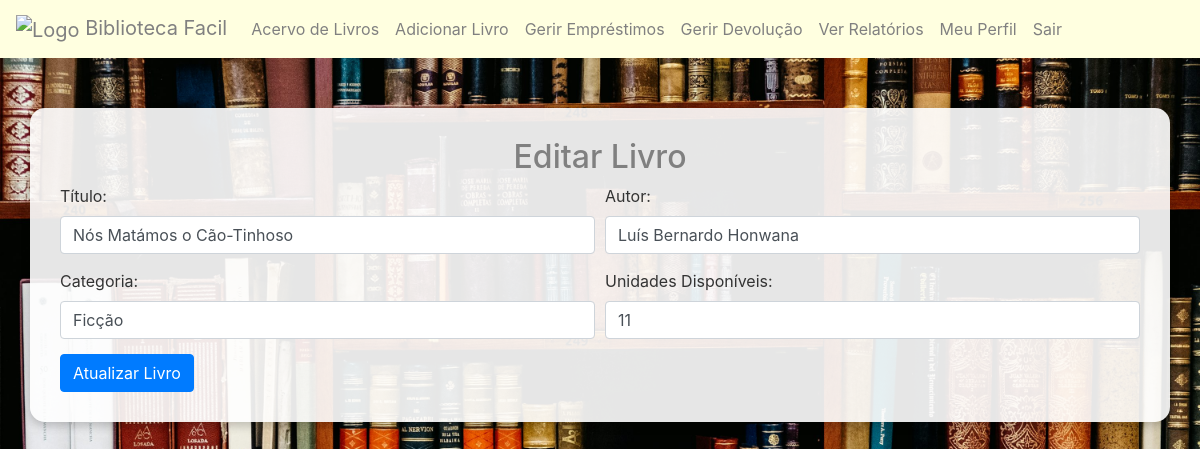
The app's page /php/editar_livro.php?isbn=978-0-3928-19 with its own data.
### tables this page shows
CREATE TABLE `livros` (
  `ISBN` varchar(13) NOT NULL,
  `TITULO` varchar(255) DEFAULT NULL,
  `AUTOR` varchar(255) DEFAULT NULL,
  `CATEGORIA` varchar(100) DEFAULT NULL,
  `UNIDADES_DISPONIVEIS` int(11) DEFAULT NULL
);

### php/editar_livro.php (the view, shortened to what this page needs)
<?php
include 'db/db_connect.php';
$isbn = $_GET['isbn'];
$query = "SELECT * FROM LIVROS WHERE ISBN='$isbn'";
$result = mysqli_query($conn, $query);
$livro = mysqli_fetch_assoc($result);
?>
<!DOCTYPE html>
<html lang="pt-BR">
<head>
    <link rel="stylesheet" href="https://stackpath.bootstrapcdn.com/bootstrap/4.5.2/css/bootstrap.min.css">
</head>
<body>
    <div class="container">
        <h2>Editar Livro</h2>
        <form method="POST">
            <div class="form-row">
                <div class="form-group col-md-6">
                    <label for="titulo">Título:</label>
                    <input type="text" class="form-control" id="titulo" name="titulo" value="<?= htmlspecialchars($livro['TITULO']) ?>" required>
                </div>
                <div class="form-group col-md-6">
                    <label for="autor">Autor:</label>
                    <input type="text" class="form-control" id="autor" name="autor" value="<?= htmlspecialchars($livro['AUTOR']) ?>" required>
                </div>
            </div>
            <div class="form-row">
                <div class="form-group col-md-6">
                    <label for="categoria">Categoria:</label>
                    <input type="text" class="form-control" id="categoria" name="categoria" value="<?= htmlspecialchars($livro['CATEGORIA']) ?>" required>
                </div>
                <div class="form-group col-md-6">
                    <label for="unidades">Unidades Disponíveis:</label>
                    <input type="number" class="form-control" id="unidades" name="unidades" value="<?= htmlspecialchars($livro['UNIDADES_DISPONIVEIS']) ?>" required>
                </div>
            </div>
            <button type="submit" class="btn btn-primary">Atualizar Livro</button>
        </form>
    </div>
</body>
</html>

### php/editar_livro.php (style rules this page uses)
body { background-image: url('../img/biblioteca.png'); background-size: cover; background-repeat: no-repeat; background-position: center; color: #333; }
.container { margin-top: 50px; background-color: rgba(255, 255, 255, 0.9); padding: 30px; border-radius: 15px; box-shadow: 0 4px 10px rgba(0, 0, 0, 0.2); }
h2 { text-align: center; color: #808080; }
.form-group { margin-bottom: 15px; }
button { background-color: #808080; color: white; }

### records on screen
livros: titulo "Nós Matámos o Cão-Tinhoso", autor "Luís Bernardo Honwana", categoria "Ficção", unidades "11"
